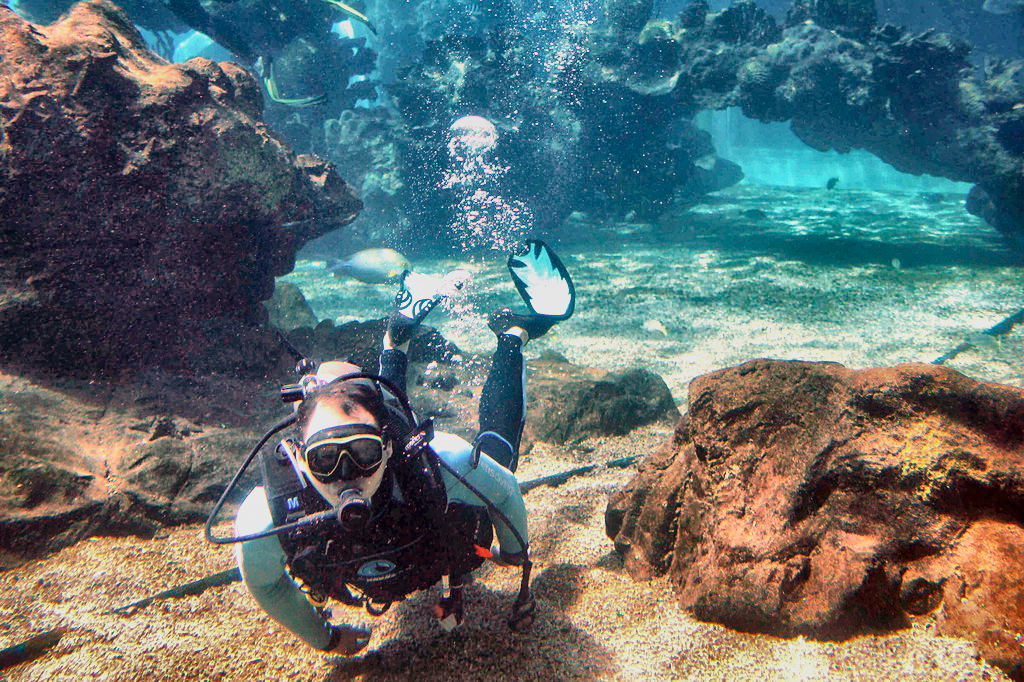
#> input picture 19_img_.png, 1024 x 682 px, found by its file name
$ python f1.py   (older library calls are emulated)
#> lines starting #> are read from the running program, lines starting #| are printed output that depends on the picture
#> further down, input_image is the input picture: shape (682, 1024, 3); mean B, G, R 110.5, 110.2, 95.1
# -- coding: utf-8 --
"""
Created on Sun Apr 13 15:24:21 2025
@author: HP
"""

import cv2
import numpy as np
import os

# [7 lines left out: function white_balance, not called in this run]

def hsv_stretching(image, hue_shift=0, sat_scale=1.0, val_scale=1.0):
#> called with hue_shift = 0, sat_scale = 1, val_scale = 1
    hsv_image = cv2.cvtColor(image, cv2.COLOR_BGR2HSV)
#> hsv_image: shape (682, 1024, 3); mean H, S, V 76.9, 122.5, 133.6
    h, s, v = cv2.split(hsv_image)
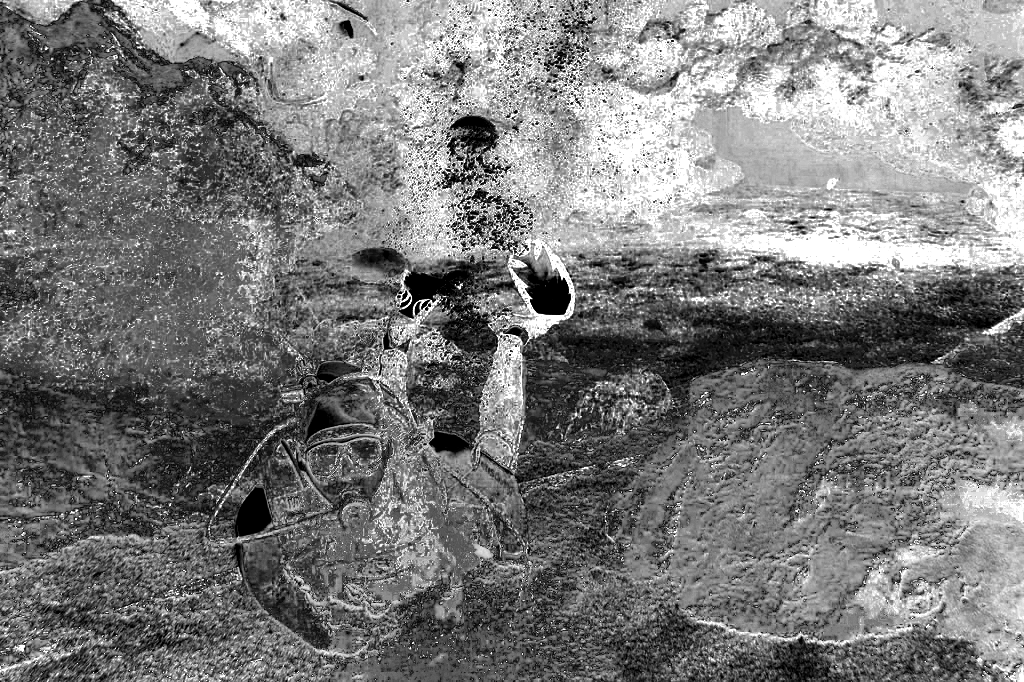
#> s: shape (682, 1024); min 0, max 255, mean 122.5
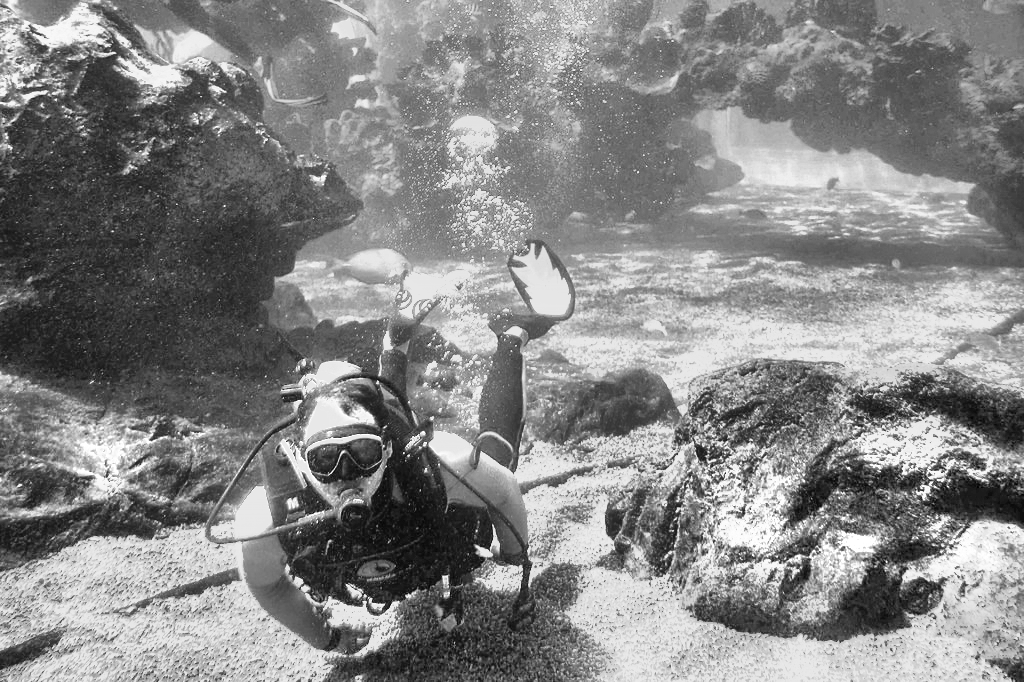
#> v: shape (682, 1024); min 0, max 255, mean 133.6
    h = (h + hue_shift) % 180
    s = np.clip(s * sat_scale, 0, 255).astype(np.uint8)
    v = np.clip(v * val_scale, 0, 255).astype(np.uint8)
    stretched_hsv = cv2.merge([h, s, v])
    return cv2.cvtColor(stretched_hsv, cv2.COLOR_HSV2BGR)

# [7 lines left out: function apply_clahe, not called in this run]

def unsharp_mask(image, strength=3):
    blur = cv2.GaussianBlur(image, (0, 0), 3)
    return cv2.addWeighted(image, 1 + strength, blur, -strength, 0)

# [14 lines left out: functions gray_world, gamma_correction, not called in this run]


# ----------------------------
# Main Code
# ----------------------------
if __name__ == "__main__":

    # Replace with your full image path
    image_path = r"C:\Users\isami\OneDrive\Attachments\Desktop\antah filters\19_img_.png"

    if not os.path.exists(image_path):
        raise FileNotFoundError(f"Image not found at: {image_path}")

    input_image = cv2.imread(image_path)

    if input_image is None:
        raise ValueError("Failed to load the image. Check the file format or path.")

        # [9 lines of commented-out code are left out]
    processed_image =hsv_stretching(input_image, hue_shift=0, sat_scale=1.0, val_scale=1.0)

    # Show the images
    cv2.imshow("Original Image", input_image)
    cv2.imshow("Enhanced Image", processed_image)

    cv2.waitKey(0)
    cv2.destroyAllWindows()
# -- coding: utf-8 --
"""
Created on Sun Apr 13 15:24:21 2025
@author: HP
"""

import cv2
import numpy as np
import os

def white_balance(img):
    result = cv2.cvtColor(img, cv2.COLOR_BGR2LAB)
#> result: shape (682, 1024, 3); mean of channels 0, 1, 2 115.7, 126.8, 126.9
    avg_a = np.average(result[:, :, 1])
#> avg_a = 126.8
    avg_b = np.average(result[:, :, 2])
#> avg_b = 126.9
    result[:, :, 1] = result[:, :, 1] - ((avg_a - 128) * (result[:, :, 0] / 255.0) * 1.1)
#> result: shape (682, 1024, 3); mean of channels 0, 1, 2 115.7, 126.9, 126.9
    result[:, :, 2] = result[:, :, 2] - ((avg_b - 128) * (result[:, :, 0] / 255.0) * 1.1)
#> result: shape (682, 1024, 3); mean of channels 0, 1, 2 115.7, 126.9, 127
    return cv2.cvtColor(result, cv2.COLOR_LAB2BGR)

# [8 lines left out: function hsv_stretching, not called in this run]

def apply_clahe(img):
    lab = cv2.cvtColor(img, cv2.COLOR_BGR2LAB)
#> lab: shape (682, 1024, 3); mean of channels 0, 1, 2 115.8, 126.9, 127
    l, a, b = cv2.split(lab)
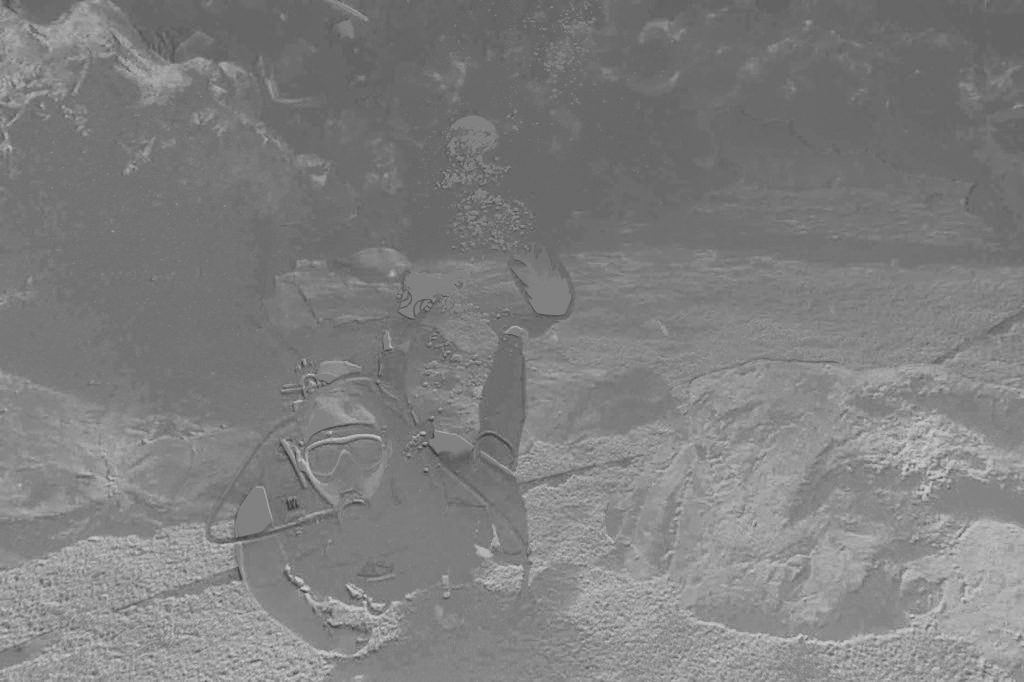
#> b: shape (682, 1024); min 51, max 210, mean 127
    clahe = cv2.createCLAHE(clipLimit=3.0, tileGridSize=(8, 8))
    cl = clahe.apply(l)
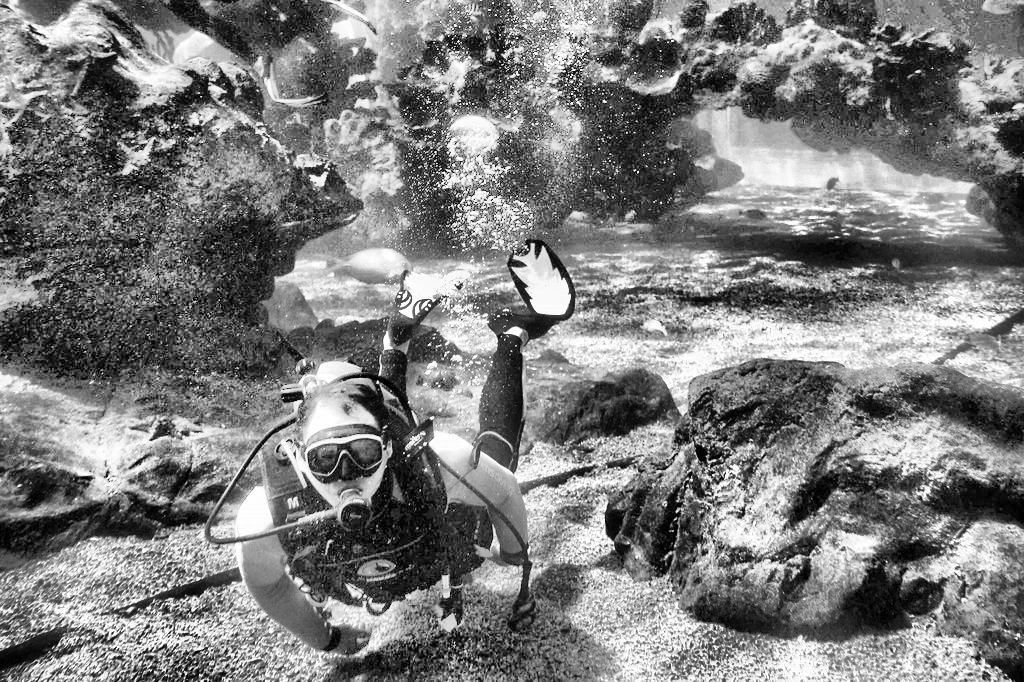
#> cl: shape (682, 1024); min 0, max 255, mean 124
    merged = cv2.merge((cl, a, b))
#> merged: shape (682, 1024, 3); mean of channels 0, 1, 2 124, 126.9, 127
    return cv2.cvtColor(merged, cv2.COLOR_LAB2BGR)

def unsharp_mask(image, strength=1.5):
#> called with strength = 1.5
    blur = cv2.GaussianBlur(image, (0, 0), 3)
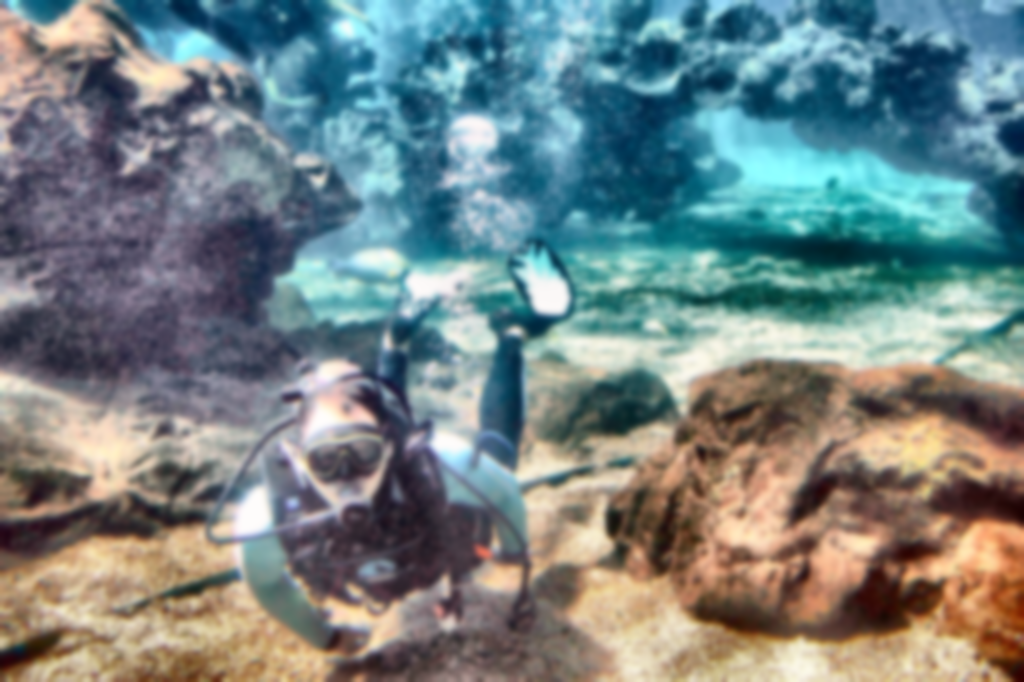
#> blur: shape (682, 1024, 3); mean B, G, R 131.8, 131.2, 116.4
    return cv2.addWeighted(image, 1 + strength, blur, -strength, 0)
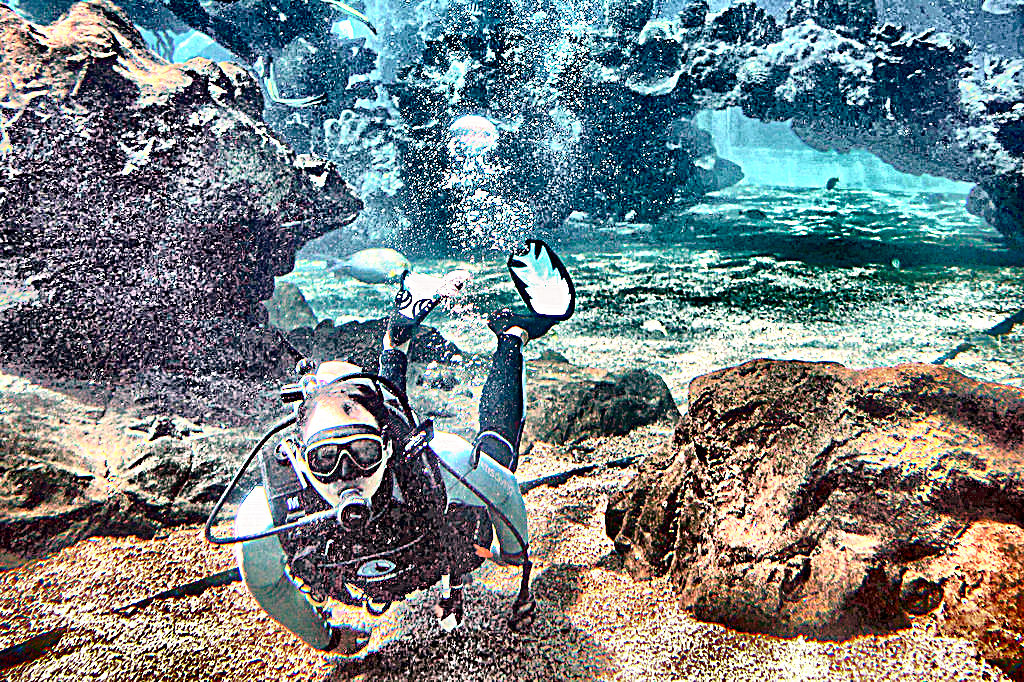
#> returned value: shape (682, 1024, 3); mean of channels 0, 1, 2 130.2, 128.7, 117.3; drawn as B, G, R

# [9 lines left out: function gray_world, not called in this run]

def gamma_correction(img, gamma=1.5):
    invGamma = 1.0 / gamma
    table = np.array([((i / 255.0) ** invGamma) * 255 for i in np.arange(0, 256)]).astype("uint8")
    return cv2.LUT(img, table)

def denoise_bilateral(img):
    return cv2.bilateralFilter(img, d=9, sigmaColor=75, sigmaSpace=75)

# [18 lines left out: functions edge_detection_laplacian, edge_detection_canny, object_detection_contours, not called in this run]

# ----------------------------
# Main Code
# ----------------------------
if __name__ == "__main__":

    # Replace with your full image path
    image_path = r"C:\Users\isami\OneDrive\Attachments\Desktop\antah filters\19_img_.png"

    if not os.path.exists(image_path):
        raise FileNotFoundError(f"Image not found at: {image_path}")

    input_image = cv2.imread(image_path)

    if input_image is None:
        raise ValueError("Failed to load the image. Check the file format or path.")

    # Apply filters
    processed_image = white_balance(input_image)
    processed_image = apply_clahe(processed_image)
    processed_image = gamma_correction(processed_image, gamma=1.2)
    processed_image = unsharp_mask(processed_image)

    # Show the images
    cv2.imshow("Original Image", input_image)
    cv2.imshow("Enhanced Image", processed_image)

    cv2.waitKey(0)
    cv2.destroyAllWindows()

$ run again, with 129_img_.png copied over 19_img_.png
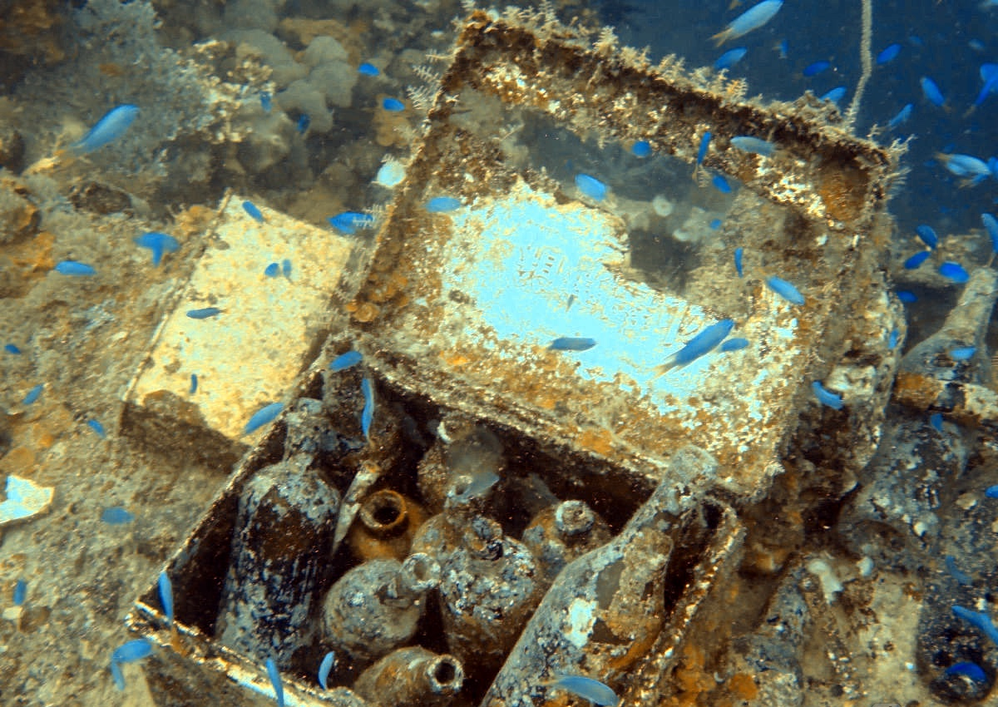
#> input picture 129_img_.png, 998 x 707 px, shrunk from 1200 x 850 before the run, found by its file name
#> input_image is the input picture: shape (707, 998, 3); mean B, G, R 90.2, 113.3, 111.4
#> hsv_image: shape (707, 998, 3); mean H, S, V 43.1, 97, 124.5
#> in hsv_stretching, `h, s, v = cv2.split(hsv_image)`:
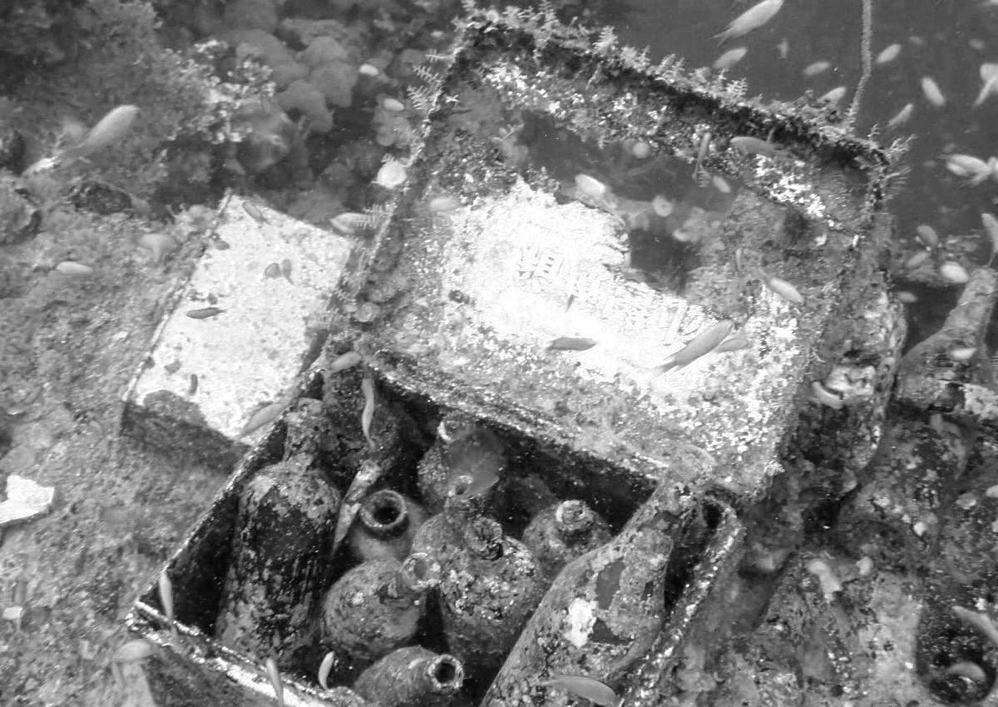
#> v: shape (707, 998); min 0, max 255, mean 124.5
#> avg_a = 125
#> avg_b = 140.5
#> lab: shape (707, 998, 3); mean of channels 0, 1, 2 118.3, 125.9, 133.8
#> merged: shape (707, 998, 3); mean of channels 0, 1, 2 126.7, 125.9, 133.8
#> in unsharp_mask, `return cv2.addWeighted(image, 1 + strength, blur, -strength, 0)`:
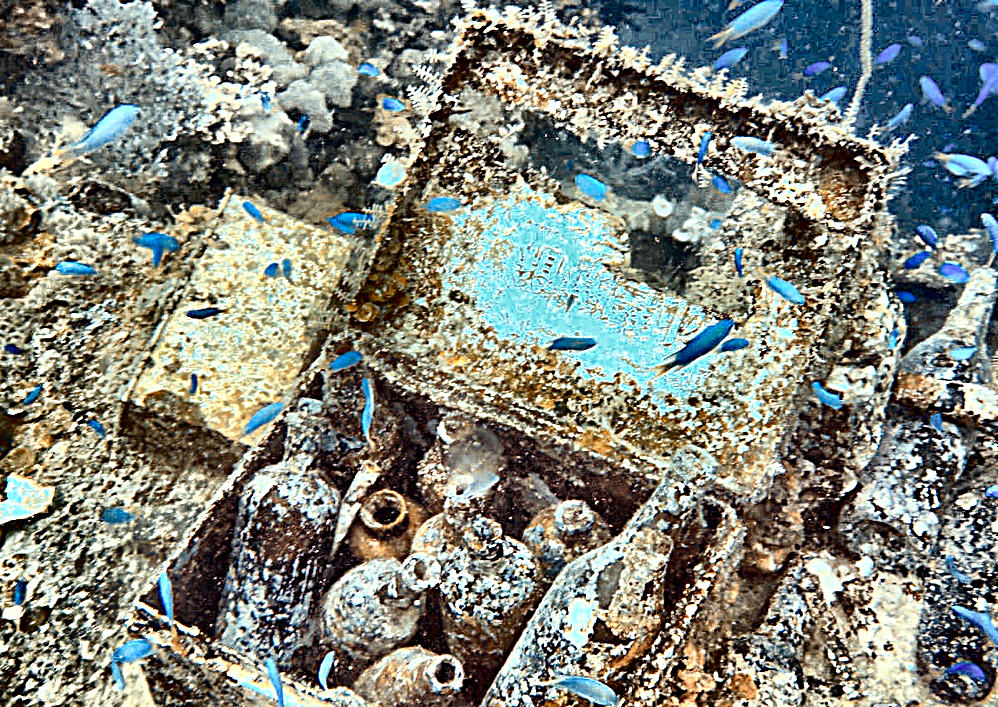
#> returned value: shape (707, 998, 3); mean of channels 0, 1, 2 123.3, 132.3, 128; drawn as B, G, R

$ run again, with 16_img_.png copied over 19_img_.png
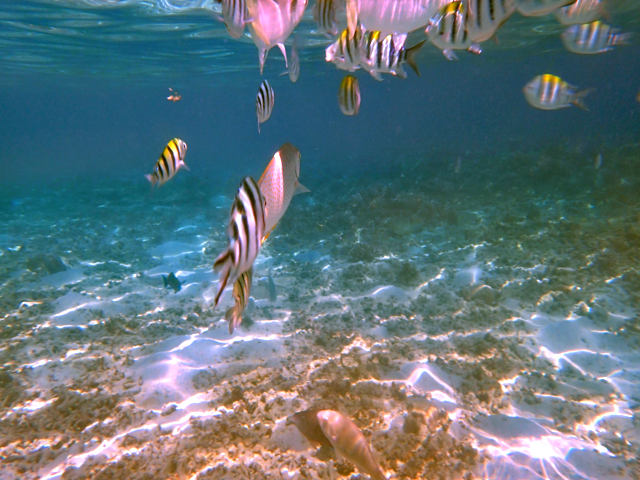
#> input picture 16_img_.png, 640 x 480 px, found by its file name
#> input_image is the input picture: shape (480, 640, 3); mean B, G, R 121.9, 115.8, 96.5
#> hsv_image: shape (480, 640, 3); mean H, S, V 83.4, 110.3, 136.5
#> in hsv_stretching, `h, s, v = cv2.split(hsv_image)`:
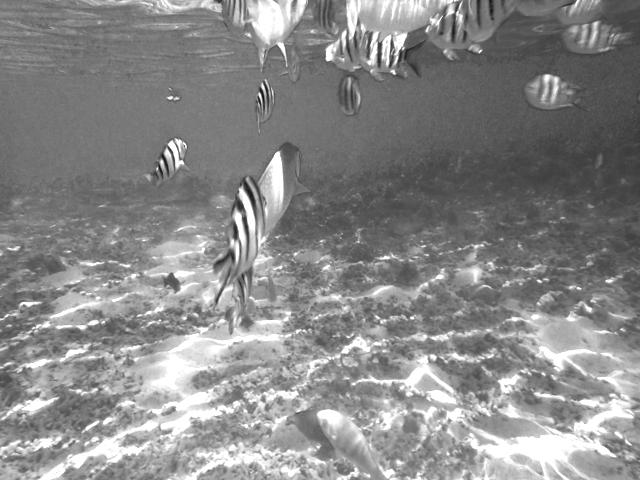
#> v: shape (480, 640); min 13, max 255, mean 136.5
#> avg_a = 124.7
#> avg_b = 123.3
#> lab: shape (480, 640, 3); mean of channels 0, 1, 2 121.8, 125.9, 125.2
#> merged: shape (480, 640, 3); mean of channels 0, 1, 2 115.3, 125.9, 125.2
#> in unsharp_mask, `return cv2.addWeighted(image, 1 + strength, blur, -strength, 0)`:
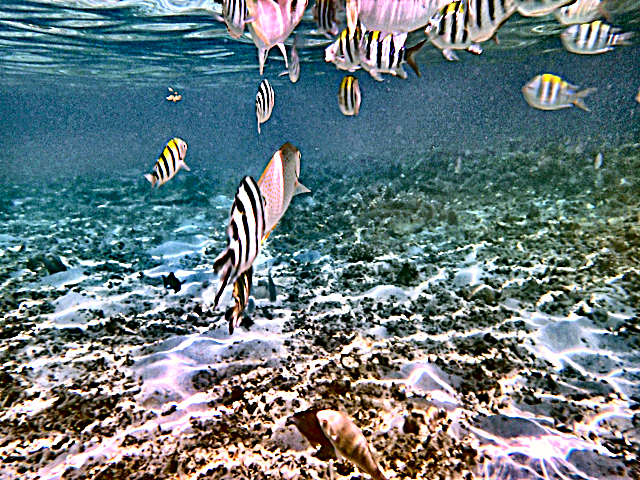
#> returned value: shape (480, 640, 3); mean of channels 0, 1, 2 126.9, 122.9, 105.3; drawn as B, G, R
